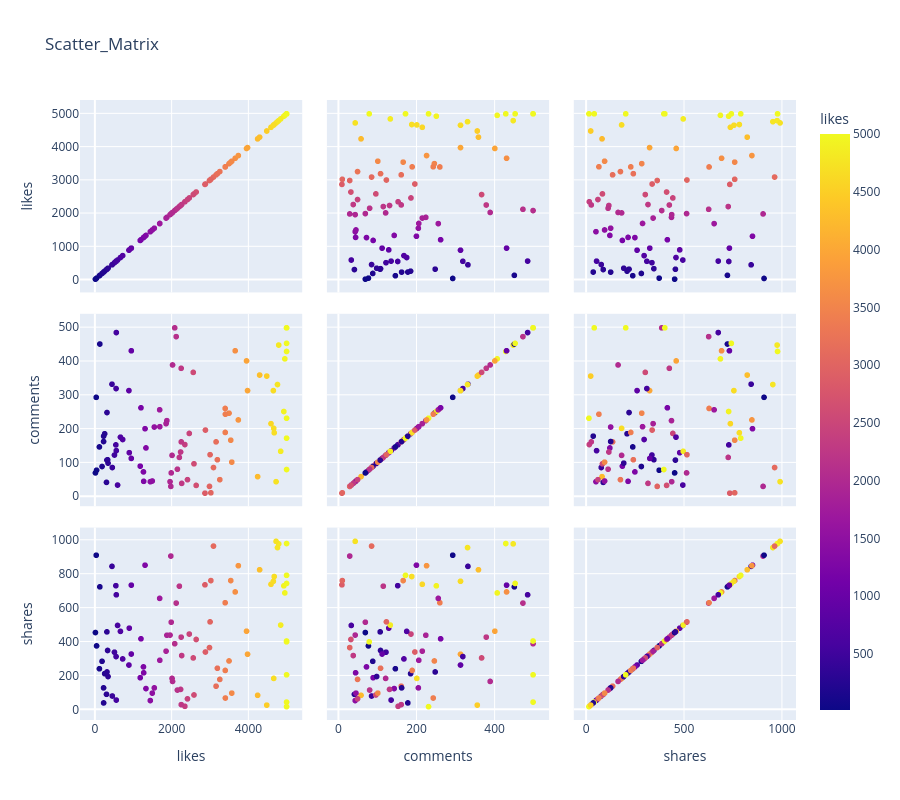

The notebook cell this image was saved under:
### Code cell
fig = px.scatter_matrix(sm,
                       dimensions=['likes','comments','shares'],
                       color='likes',
                       height= 800, # Set the height of the scatter matrix plot
                       title='Scatter_Matrix')
fig.show()
